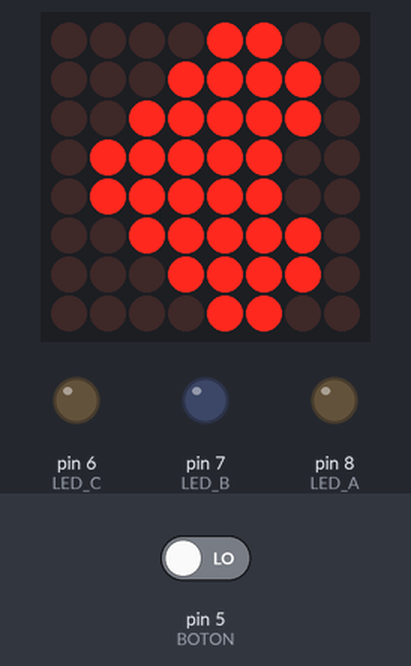
The sketch below on a simulated Arduino Uno, built with avr-gcc and run on an emulated ATmega328P. On the bench: 8×8 LED matrix, output pins drawn as LEDs (lit = HIGH). The test bench sets the inputs (shaded band); at power-on: pin 5 (BOTON) LOW.

Above: at 13.7 s.
13.8 s: pin 5 (BOTON) driven LOW
At 13.8 s:
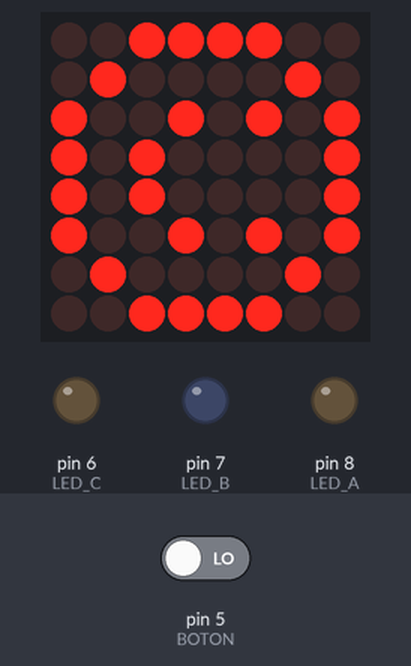
26.3 s: pin 5 (BOTON) driven HIGH
At 34.3 s:
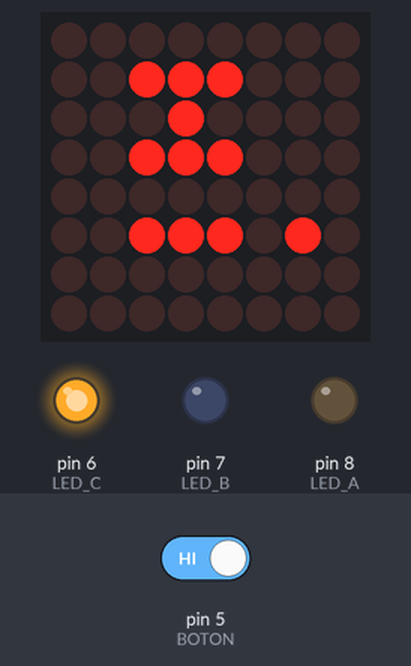
At 42.1 s:
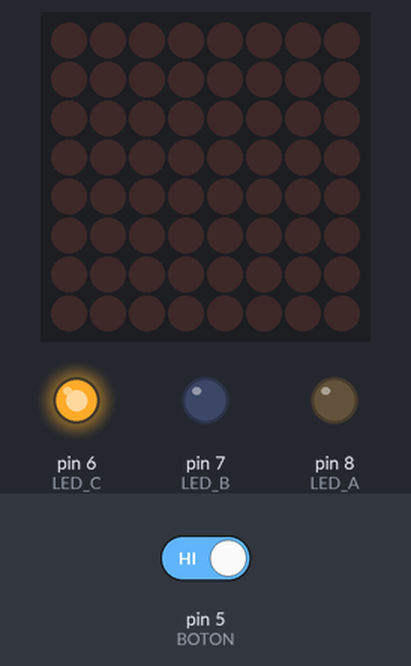
Timing chart, 0 to 68.5 s (numbered marks = the images above; inputs shaded):
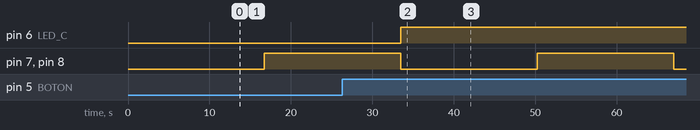

The sketch:

eba_1_mutitarea_matriz_8por8_y_multitaking_a_adiendo_los_dos.ino
```cpp
// (licence header left out)
#define LED_A 8
#define LED_B 7
#define LED_C 6
#define BOTON 5
#define ON 1
#define OFF 0
#define TRUE 1
#define FALSE 0

//Tutorial 16: Simbolos en matriz de LEDS


#include "LedControlMS.h"


LedControl lc=LedControl(12,11,10,1); // Los numeros se refieren a que pin de ARDUINO tienes en cada uno de los terminales

/* 12 para el DIN, 11 para el CLK, 10 para el CS y el 1 se refiere a la asignacion de la matriz*/


//Corazón pequeño

byte Corazon_datos[] = {

B00000000,

B01100110,

B11111111,

B11111111,

B01111110,

B00111100,

B00011000,

B00000000};


byte Cara_datos[] =

{B00111100,

B01000010,

B10100101,

B10000001,

B10100101,

B10011001,

B01000010,

B00111100};


byte Mensaje_datos[] =

{B00000000,

B00000100,

B00000000,

B01010100,

B01110100,

B01010100,

B00000000,

B00000000};


void setup()

{
  pinMode(LED_A, OUTPUT);
  pinMode(LED_B, OUTPUT);
  pinMode(LED_C, OUTPUT);
  pinMode(BOTON, INPUT);//por defecto esta asi
  // El numero que colocamos como argumento de la funcion se refiere a la direccion del decodificador

  lc.shutdown(0,false);

  lc.setIntensity(0,8);// La valores estan entre 1 y 15

  lc.clearDisplay(0);


}

void loop()

{
  loop_led_a();
  loop_led_b();
  loop_led_c();
  Representar(Mensaje_datos,5000);

  trans();

  delay(500);

  Representar(Corazon_datos,5000);

  Representar(Cara_datos,3000);

  lc.clearDisplay(0);

}


// Funcion para representar una transicion animada

void loop_led_a()
{
  //misma variable de tiempo utiliza contador arduino
  static long ultimo_cambio = 0;//generanso variable generica de 64bits me permite tener mayo cant N enteros
  static int Estado_LED = OFF;

  long hora = millis();

  if (hora - ultimo_cambio >100){
      ultimo_cambio = hora;

      if(Estado_LED == ON){
          digitalWrite(LED_A, LOW);
          Estado_LED = OFF;
      }else{
         digitalWrite(LED_A, HIGH);
         Estado_LED = ON ;
      }

  }
}

void loop_led_b()
{
  static long ultimo_cambio = 0;//generanso variable generica de 64bits me permite tener mayo cant N enteros
  static int Estado_LED = OFF;

  long hora = millis();

  if (hora - ultimo_cambio >250){
      ultimo_cambio = hora;

      Estado_LED = !Estado_LED;
      digitalWrite(LED_B, Estado_LED);

    //  if(Estado_LED == ON){
    //      digitalWrite(LED_B, LOW);
    //      Estado_LED = OFF;
    //  }else{
   //      digitalWrite(LED_B, HIGH);
    //     Estado_LED = ON ;
   //   }

      }
}

void loop_led_c()
{
  digitalWrite(LED_C, digitalRead(BOTON));
}

void trans(){ //Funcion de transicion para llenar y vaciar la pantalla de puntos

  for (int row=0; row<8; row++)

  {

    for (int col=0; col<8; col++)

    {

      lc.setLed(0,col,row,true); //

      delay(25);

    }

  }


  for (int row=0; row<8; row++)

  {

    for (int col=0; col<8; col++)

    {

      lc.setLed(0,col,row,false); //

      delay(25);

    }

  }

}


// Definimos una funcion para representar las figuras


void Representar(byte *Datos,int retardo) //Funcion para la representacion de bytes de datos para una matriz de 8x8

{

  for (int i = 0; i < 8; i++)

  {

    lc.setColumn(0,i,Datos[7-i]);

  }

  delay(retardo);

}
```

Measured:
- after the input at 26.3 s, pin 6 (LED_C): LOW → HIGH after 7.2 s
- what the display in image 0 shows lasts 5.1 s, from 8.7 s to 13.8 s
- what the display in image 3 shows lasts 0.6 s, from 41.7 s to 42.3 s
